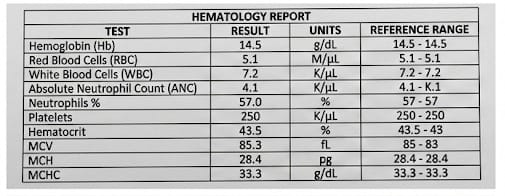
#> input picture test1.jpg, 505 x 196 px
$ python -i degrade.py   (imports and definitions only)
#> lines starting #> are read from the running program, lines starting #| are printed output that depends on the picture
#> further down, picture is the input picture: PIL image 505x196 RGB; mean R, G, B 192, 192, 191.8
"""Image-quality degradations, one factor at a time.

Twenty-six variants per base render: a pristine control, then five families
varied along a severity ladder, and one combined condition standing in for a
photograph taken of a printed page.

One-factor-at-a-time on purpose. The question is *where* extraction degrades,
which needs a curve per family against a common control, not an average over
a soup of simultaneous distortions. The combined ``phone_photo`` condition is
the single exception, included because the interaction is the realistic case
and because a result that only holds for isolated factors is worth knowing
about.

Only the crop family changes ground truth, and it changes it in a way worth
stating: a crop that takes the units column while leaving the value column
turns an ``extractable`` field into a ``no_unit`` field, so the correct
behaviour flips from emitting a quantity to refusing one. Each crop therefore
reports the region of the original page it kept, and ``corpus.py`` derives the
new truth from the recorded cell geometry rather than assuming rows survived.

Everything except the ``jpeg`` family is written as PNG. Saving a skewed page
as JPEG would put compression inside the skew measurement, and then neither
number would mean anything on its own.
"""

from __future__ import annotations

from dataclasses import dataclass
from typing import Callable, List, Optional, Tuple


@dataclass(frozen=True)
class Variant:
    """One degradation: how to apply it and how to record it."""

    name: str
    #: Degradation family, for grouping into a curve.
    family: str
    #: Position on that family's severity ladder. 0 is the control. Ordinal
    #: within a family; not comparable across families.
    severity: float
    #: Human-readable severity, for tables.
    level: str
    apply: Callable
    save_format: str = "PNG"
    jpeg_quality: Optional[int] = None
    #: For the crop family: given the ``Rendered`` page, the ``(width,
    #: height)`` in page pixels that survives. Geometry-aware rather than a
    #: fixed fraction, because a fixed fraction measures something different
    #: on every layout -- see ``_crop_plans``.
    plan_crop: Optional[Callable] = None
    #: What the crop is intended to remove, for grouping results.
    removes: Optional[str] = None


PRISTINE = "pristine"
JPEG = "jpeg"
SKEW = "skew"
BLUR = "blur"
CONTRAST = "contrast"
SHADOW = "shadow"
CROP = "crop"
COMBINED = "combined"


def _identity(image):
    return image


def _blur(radius):
    def apply(image):
        from PIL import ImageFilter

        return image.filter(ImageFilter.GaussianBlur(radius=radius))

    return apply


def _skew(degrees):
    def apply(image):
        from PIL import Image

        return image.rotate(
            degrees, resample=Image.BICUBIC, expand=True, fillcolor="white"
        )

    return apply


# [19 lines left out: function _contrast, not called in this run]


def _shadow(kind):
    """Multiply the page by an illumination field.

    A phone held over a page puts a soft gradient across it -- the hand and
    the phone itself block part of the light. The field is smooth and
    multiplicative, so ink and paper darken together and local contrast
    survives where the illumination is high.
    """

    def apply(image):
        import numpy as np
        from PIL import Image

        arr = np.asarray(image.convert("RGB"), dtype=np.float32)
        height, width = arr.shape[:2]
#> height = 196; width = 505
        ys, xs = np.mgrid[0:height, 0:width]
        u = xs / max(width - 1, 1)
        v = ys / max(height - 1, 1)

        if kind == "left":
            field = 0.42 + 0.58 * np.clip(u / 0.6, 0, 1)
        elif kind == "corner":
            distance = np.sqrt((1 - u) ** 2 + (1 - v) ** 2) / np.sqrt(2)
            field = 0.35 + 0.65 * np.clip(distance / 0.75, 0, 1)
        elif kind == "diagonal":
            field = 0.40 + 0.60 * np.clip((u + v) / 1.3, 0, 1)
        else:
            raise ValueError("unknown shadow {0!r}".format(kind))

        arr = arr * field[:, :, None]
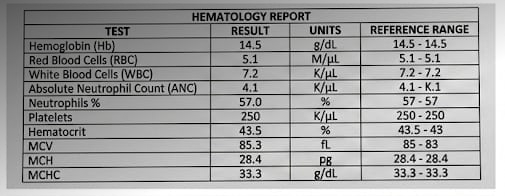
#> arr: shape (196, 505, 3) float64; mean R, G, B 160.4, 160.4, 160.3
        return Image.fromarray(np.clip(arr, 0, 255).astype("uint8"), "RGB")

    return apply


# --- crops ------------------------------------------------------------------
#
# Cutting from the right and the bottom, because that is where a page runs out
# of frame when someone photographs it holding the top-left corner, and
# because the rightmost columns are the units and reference-range columns --
# the ones whose loss changes what a correct reading *is*.
#
# The depth is computed from the page's own column geometry rather than fixed
# as a fraction of the width. A fixed fraction measures a different thing on
# every layout: 12% off a four-column page with a units column clips only the
# reference ranges and changes no ground truth at all, while the same 12% off
# a narrower three-column page can take the value column. Planning the cut
# against the drawn edges makes each crop level mean one thing across all
# three placements, and none of them destroys the value column -- a crop that
# removes the number leaves nothing to measure but silence.


def _keep_right_of_last_column(rendered):
    """Remove the rightmost column entirely."""
    return rendered.extras["edges"][-2], rendered.size[1]


# [12 lines left out: function _keep_through_value, not called in this run]


def _keep_above_last_two_rows(rendered):
    """Remove the last two data rows."""
    return rendered.size[0], rendered.rows[-2].label.box[1]


# [13 lines left out: functions _crop_plans, _crop_to, not called in this run]


def _phone_photo(image):
    """Shadow, then camera angle, then focus, then compression.

    Applied in that order because that is the order the real pipeline
    introduces them: the lighting is on the page, the angle is the camera's,
    the blur is the lens's, and the compression is the file format's.
    """
    staged = _shadow("diagonal")(image)
    staged = _skew(3.0)(staged)
#> in apply, `return image.rotate( degrees, resample=Image.BICUBIC, expand=True, fil..`:
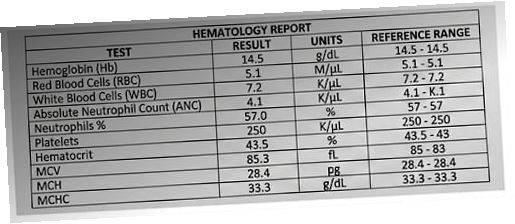
#> returned value: PIL image 515x224 RGB; mean R, G, B 173.1, 173.1, 173
    return _blur(1.0)(staged)
#> in apply, `return image.filter(ImageFilter.GaussianBlur(radius=radius))`:
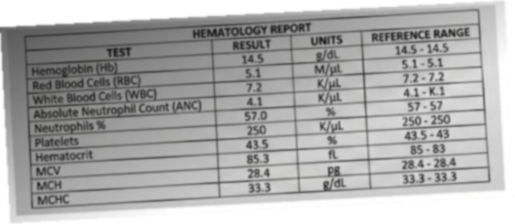
#> returned value: PIL image 515x224 RGB; mean R, G, B 172.9, 172.9, 172.8


# [91 lines left out: function variants, not called in this run]


#: Families in report order, control first.
FAMILY_ORDER = (PRISTINE, JPEG, SKEW, BLUR, CONTRAST, SHADOW, CROP, COMBINED)


# [21 lines left out: functions apply_to, save, not called in this run]

>>> from PIL import Image
>>> picture = Image.open('../../test1.jpg')
>>> result = _phone_photo(picture)

$ run again, on test_2.jpg
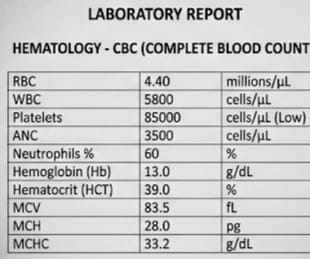
#> input picture test_2.jpg, 310 x 259 px
#> picture is the input picture: PIL image 310x259 RGB; mean R, G, B 200.6, 200.6, 200.6
#> in apply, `arr = arr * field[:, :, None]`:
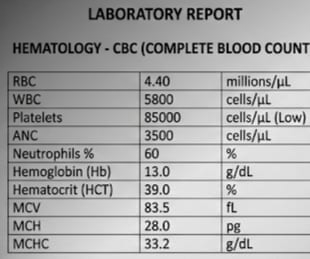
#> arr: shape (259, 310, 3) float64; mean R, G, B 167.9, 167.9, 167.9
#> in apply, `return image.filter(ImageFilter.GaussianBlur(radius=radius))`:
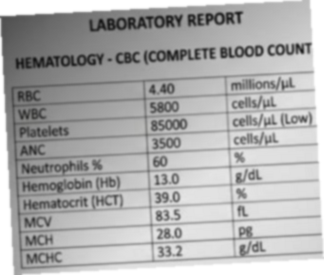
#> returned value: PIL image 324x275 RGB; mean R, G, B 175.4, 175.4, 175.4

$ run again, on test_3.jpg
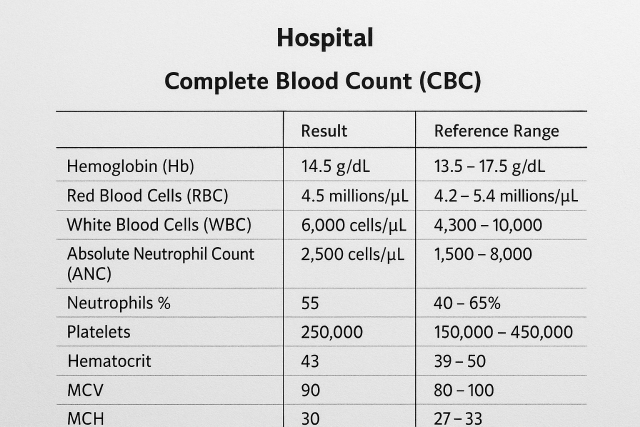
#> input picture test_3.jpg, 1280 x 853 px (shown at 1/2 size)
#> picture is the input picture: PIL image 1280x853 RGB; mean R, G, B 219.2, 219.2, 219.2
#> in apply, `arr = arr * field[:, :, None]`:
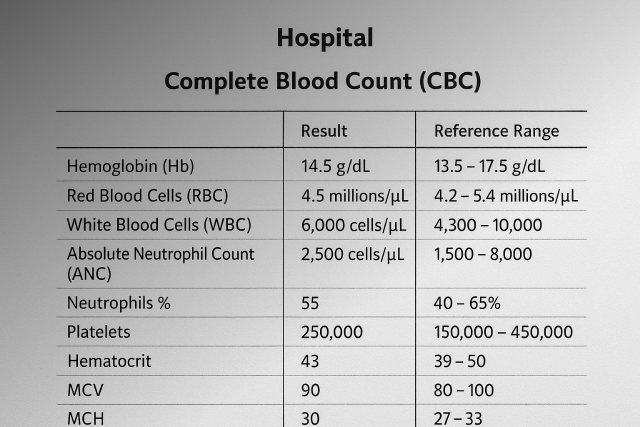
#> arr: shape (853, 1280, 3) float64 (shown at 1/2 size); mean R, G, B 182.8, 182.8, 182.8
#> in apply, `return image.rotate( degrees, resample=Image.BICUBIC, expand=True, fil..`:
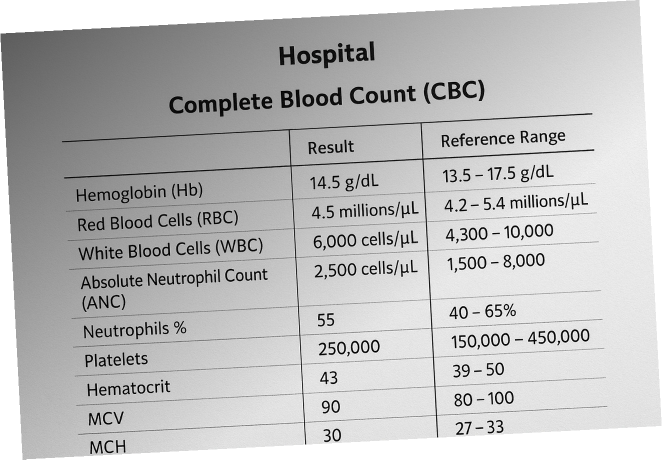
#> returned value: PIL image 1324x919 RGB (shown at 1/2 size); mean R, G, B 189.6, 189.6, 189.6
